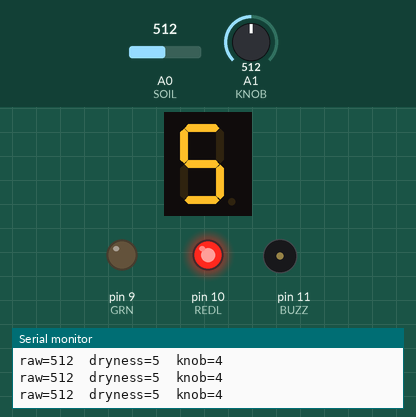
A sketch run on a simulated Arduino Uno, built with avr-gcc and run on an emulated ATmega328P. Parts: 1-digit seven-segment display, output pins drawn as LEDs (lit = HIGH), buzzer (waves = sounding, pin HIGH), the last lines printed to the serial monitor. Wiring (inferred from the names in the program): 1-digit 7-segment display, segments lit when HIGH: segments pin 2, pin 3, pin 4, pin 5, pin 6, pin 7, pin 8. The test bench sets the inputs (shaded band); at power-on: A0 (SOIL) = 512, A1 (KNOB) = 512. The segment pins are drawn as the display they are named for; pins used as bus, display or sensor lines are not drawn.

Above: at 0.2 s.
1.3 s: A0 (SOIL) set to 476
At 2.14 s:
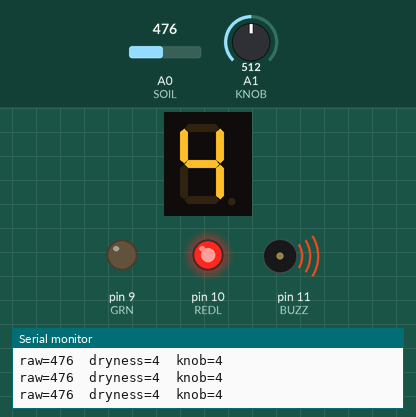
3.5 s: A0 (SOIL) set to 441
At 4.6 s:
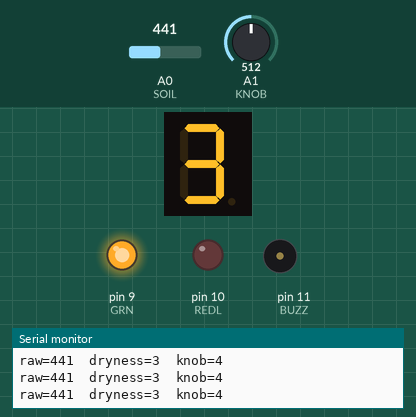
5.0 s: A1 (KNOB) set to 471
6.5 s: A1 (KNOB) set to 443
At 7.0 s:
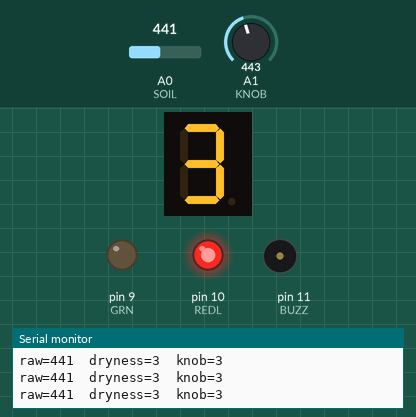
9.5 s: A0 (SOIL) set to 716
At 10.2 s:
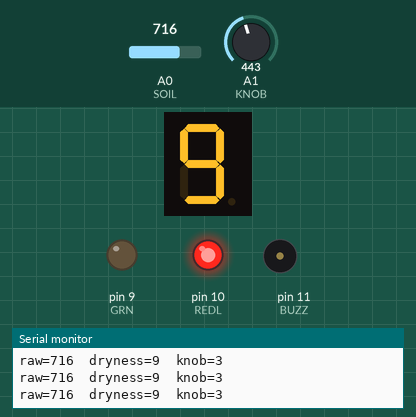
11.2 s: A0 (SOIL) set to 736
Timing chart, 0 to 14.0 s (numbered marks = the images above; inputs shaded):
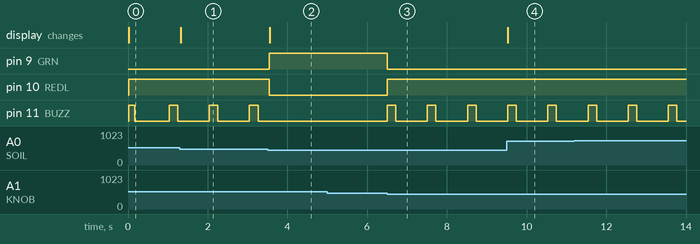

Measured:
- the behaviour switches between 458 and 457 on A0 (SOIL) (found by bisection; images 1 and 2)
- the behaviour switches between 455 and 454 on A1 (KNOB) (found by bisection; images 2 and 3)
- after the input at 1.3 s, the display: changes at once (image 1)
- after the input at 3.5 s, pin 9 (GRN): LOW → HIGH after 0.05 s; pin 10 (REDL): HIGH → LOW after 0.05 s; pin 11 (BUZZ): stays LOW (without the input it goes to HIGH after 0.55 s); the display: changes after 0.05 s (image 2)
- after the input at 6.5 s, pin 9 (GRN): HIGH → LOW at once; pin 10 (REDL): LOW → HIGH at once; pin 11 (BUZZ): alternates HIGH for 0.22 s and LOW for 0.79 s, starting at once
- after the input at 9.5 s, the display: changes at once (image 4)
- by itself, pin 11 (BUZZ): alternates HIGH for 0.22 s and LOW for 0.79 s

The sketch:

P03_Date-Palm-Water-Saver.ino
```cpp
/* PROJECT 3 - DATE PALM WATER SAVER  (11.B Group 3)
   Soil probe -> dryness 0 (soaking) to 9 (bone dry). The knob sets when
   to water. Dry past the knob = RED + beep each second, else GREEN.      */
const int SOIL = A0, KNOB = A1;
const int GRN = 9, REDL = 10;           // LEDs (each through 220 ohm)
const int BUZZ = 11;                    // ACTIVE buzzer

// ---- CALIBRATE: put YOUR two readings from the Serial Monitor here ----
const int WET_READING = 280;            // probe in a glass of water
const int DRY_READING = 680;            // probe in dry soil / in the air

unsigned long lastBeep = 0;

// ---------- 7-SEGMENT DISPLAY (pins a,b,c,d,e,f,g) ----------
const int SEG[7] = {2, 3, 4, 5, 6, 7, 8};
const bool SEG_COMMON_ANODE = false;   // true = common pin goes to 5V instead of GND
const byte DIGIT[10][7] = {
  {1,1,1,1,1,1,0}, {0,1,1,0,0,0,0}, {1,1,0,1,1,0,1}, {1,1,1,1,0,0,1},
  {0,1,1,0,0,1,1}, {1,0,1,1,0,1,1}, {1,0,1,1,1,1,1}, {1,1,1,0,0,0,0},
  {1,1,1,1,1,1,1}, {1,1,1,1,0,1,1} };

void show(int n) {                      // show one number 0-9
  n = constrain(n, 0, 9);
  for (int i = 0; i < 7; i++) {
    bool on = DIGIT[n][i];
    digitalWrite(SEG[i], SEG_COMMON_ANODE ? !on : on);
  }
}

int readSoil() {                        // average 10 readings = steadier number
  long sum = 0;
  for (int i = 0; i < 10; i++) { sum += analogRead(SOIL); delay(2); }
  return sum / 10;
}

void setup() {
  Serial.begin(9600);
  for (int i = 0; i < 7; i++) pinMode(SEG[i], OUTPUT);
  pinMode(GRN, OUTPUT); pinMode(REDL, OUTPUT); pinMode(BUZZ, OUTPUT);
}

void loop() {
  int raw       = readSoil();
  int dryness   = constrain(map(raw, WET_READING, DRY_READING, 0, 9), 0, 9);
  int threshold = map(analogRead(KNOB), 0, 1023, 0, 9);
  show(dryness);

  bool needWater = (dryness >= threshold);
  digitalWrite(REDL, needWater);
  digitalWrite(GRN, !needWater);

  if (needWater && millis() - lastBeep >= 1000) lastBeep = millis();
  digitalWrite(BUZZ, (needWater && millis() - lastBeep < 150) ? HIGH : LOW);

  Serial.print("raw="); Serial.print(raw);
  Serial.print("  dryness="); Serial.print(dryness);
  Serial.print("  knob="); Serial.println(threshold);
  delay(50);
}
```
